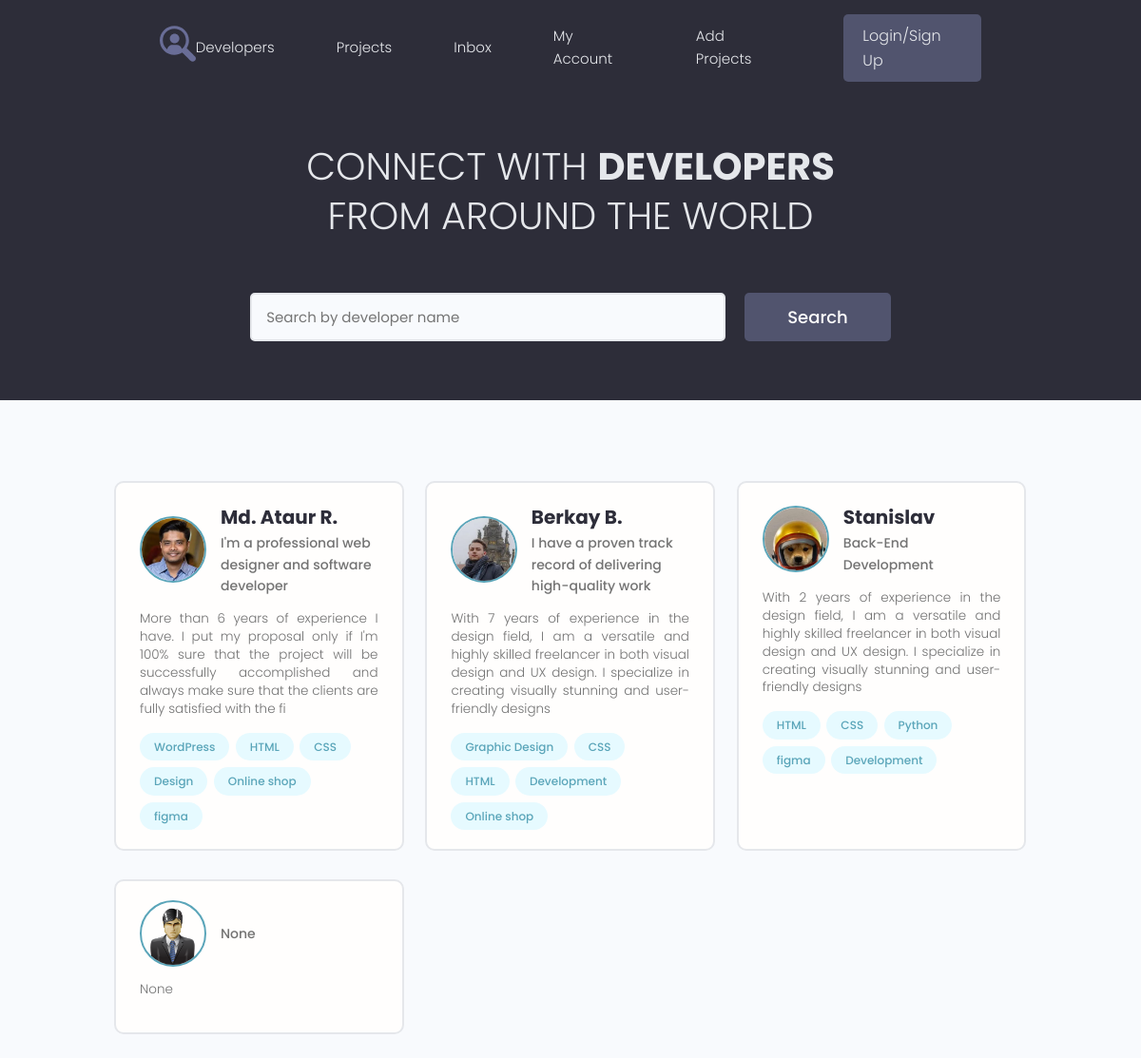
/, run on an earlier commit of the app's database.
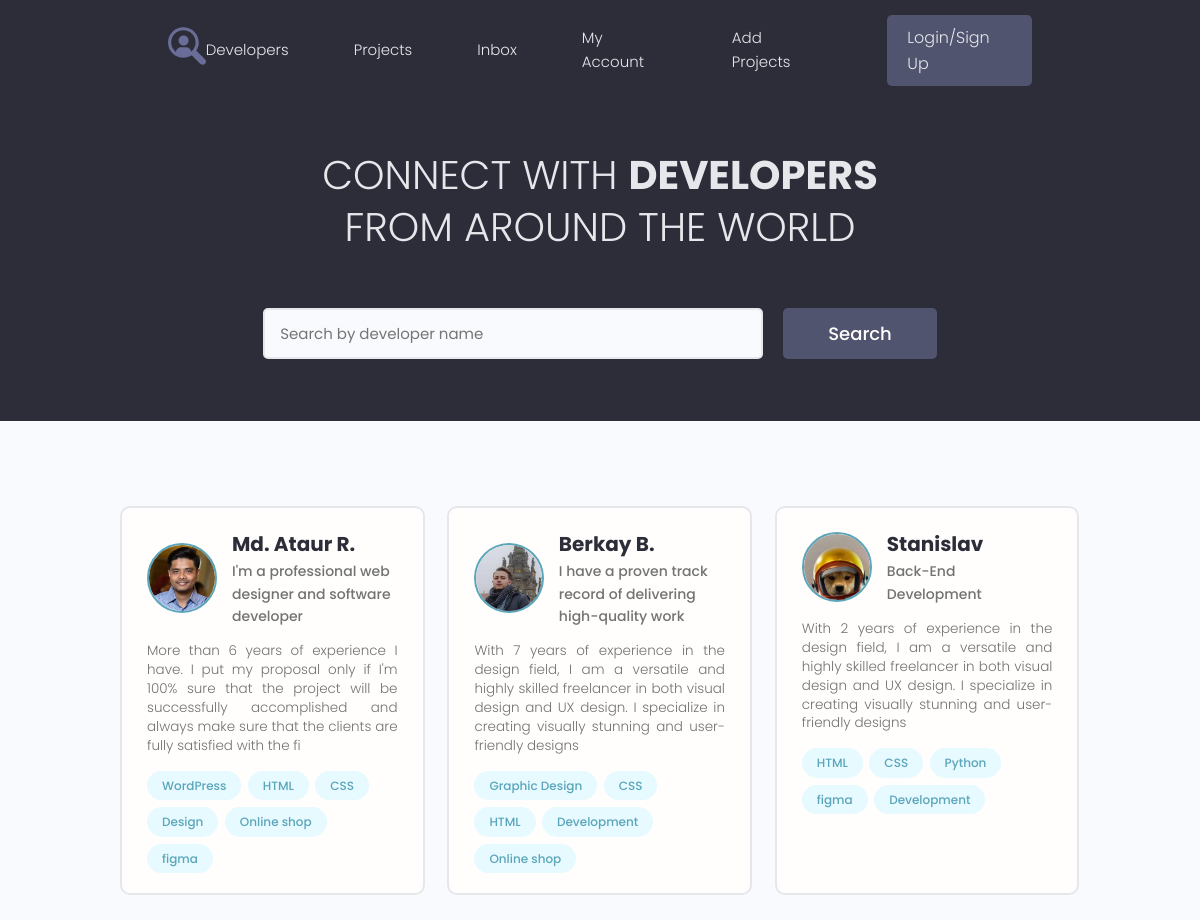
And on a later commit of the database.
### users/models.py (models this page shows, shortened)
class Profile(models.Model):
    user = models.OneToOneField(User, on_delete=models.CASCADE, null=True, blank=True)  # Один профиль пользователя может быть связан с одним зарегистрированным пользователем, у которого могут быть проекты и т.д. Что бы одна регистрационная учётка соответствовала одному профилю пользователя.
    name = models.CharField(max_length=200, blank=True, null=True)
    email = models.EmailField(max_length=500, blank=True, null=True)  # что бы у него проходила валидация от самого django
    username = models.CharField(max_length=200, blank=True, null=True)
    short_info = models.CharField(max_length=200, blank=True, null=True)  # краткое описание
    bio = models.TextField(blank=True, null=True)
    profile_image = models.ImageField(blank=True, null=True, upload_to='profiles/', default='profiles/user-default.png')
    social_github = models.CharField(max_length=200, blank=True, null=True)
    social_youtube = models.CharField(max_length=200, blank=True, null=True)
    social_website = models.CharField(max_length=200, blank=True, null=True)
    created = models.DateTimeField(auto_now_add=True)

class Skill(models.Model):
    owner = models.ForeignKey(Profile, on_delete=models.CASCADE, null=True, blank=True)  # Владелец скилов.
    name = models.CharField(max_length=200, blank=True, null=True)  # имя самого навыка
    description = models.TextField(blank=True, null=True)
    created = models.DateTimeField(auto_now_add=True)
    def __str__(self):
        return f'{self.name}'

### users/views.py (the view)
# urls.py: path('', views.profiles, name='profiles'),
def profiles(request):
    prof = Profile.objects.all()
    context = {'profiles': prof}
    return render(request, 'users/index.html', context)

### users/templates/users/index.html (shortened to what this page needs)
{% extends 'projects/base.html' %}
{% block content %}
  <main class="home">
    <section class="hero-section text-center">
      <div class="container container--narrow">
        <div class="hero-section__box">
          <h2>CONNECT WITH <span>DEVELOPERS</span></h2>
          <h2>FROM AROUND THE WORLD</h2>
        </div>
        <div class="hero-section__search">
          <form class="form" action="#" method="get">
            <div class="form__field">
              <input class="input input--text" id="formInput#search" type="text" name="text"
                placeholder="Search by developer name" />
            </div>
            <input class="btn btn--sub btn--lg" type="submit" value="Search" />
          </form>
        </div>
      </div>
    </section>
    <section class="devlist">
      <div class="container">
        <div class="grid grid--three">
          {% for profile in profiles%}
          <div class="column card">
            <div class="dev">
              <a href="{% url 'user_profile' profile.id %}" class="card__body">
                <div class="dev__profile">
                  <img class="avatar avatar--md" src="{{ profile.profile_image.url }}" alt="image" />
                  <div class="dev__meta">
                    <h3>{{ profile.name }}</h3>
                    <h5>{{ profile.short_info|slice:'60' }}</h5>
                  </div>
                </div>
                <p class="dev__info">
                  {{ profile.bio|slice:'200' }}
                </p>
                <div class="dev__skills">
                  {% for skill in profile.skill_set.all|slice:'6' %}
                  <span class="tag tag--pill tag--main">
                    <small>{{ skill }}</small>
                  </span>
                  {% endfor %}
                </div>
              </a>
            </div>
          </div>
          {% endfor %}
        </div>
      </div>
    </section>
  </main>
{% endblock %}

### projects/templates/projects/base.html (shortened to what this page needs)
{% load static %}
<!Doctype html>
<html lang="en">
<head>
    <link rel="stylesheet" href="https://maxcdn.bootstrapcdn.com/font-awesome/4.5.0/css/font-awesome.min.css">
    <link rel="stylesheet" href="{% static 'uikit/styles/uikit.css' %}"/>
    <link rel="stylesheet" href="{% static 'styles/app.css' %}"/>
</head>
<body>
{% include 'projects/navbar.html' %}
{% block content %}{% endblock %}
</body>
</html>

### projects/templates/projects/navbar.html (shortened to what this page needs)
{% load static %}
<header class="header">
    <div class="container container--narrow">
        <a href="{% url 'profiles' %}" class="header__logo">
            <img src="{% static 'images/logo.svg' %}" alt="DevSearch Logo"/>
        </a>
        <nav class="header__nav">
            <ul class="header__menu">
                <li class="header__menuItem"><a href="{% url 'profiles' %}">Developers</a></li>
                <li class="header__menuItem"><a href="{% url 'projects' %}">Projects</a></li>
                <li class="header__menuItem"><a href="inbox.html">Inbox</a></li>
                <li class="header__menuItem"><a href="account.html">My Account</a></li>
                <li class="header__menuItem"><a href="{% url 'create_project' %}">Add Projects</a></li>
                {% if request.user.is_authenticated %}
                <li class="header__menuItem"><a href="{% url 'logout' %}" class="btn btn--sub">Logout</a></li>
                {% else %}
                <li class="header__menuItem"><a href="{% url 'login' %}" class="btn btn--sub">Login/Sign Up</a></li>
                {% endif %}
            </ul>
        </nav>
    </div>
</header>

### projects/static/styles/app.css (style rules this page uses)
:root { --color-sub: #2d2d39; }
.btn--sub { background-color: var(--color-sub-light); }
.card { border: 2px solid var(--color-light); }
img { width: 100%; }
.header { position: sticky; z-index: 111; background-color: var(--color-sub); padding: 1.5rem 0; }
.header > .container { display: flex; justify-content: space-between; align-items: center; }
.header__logo > img { height: 3.8rem; }
.header__nav > ul { display: inline-flex; align-items: center; list-style: none; gap: 6.5rem; }
.header__menuItem > a { color: var(--color-light); font-weight: 300; }
.hero-section { height: 40vh; display: flex; align-items: center; background-color: var(--color-sub); }
.hero-section__box { margin-bottom: 4rem; }
.hero-section__box > h2, .hero-section__box > h2 > span { font-size: 4rem; color: var(--color-light); line-height: 1.3; text-transform: uppercase; }
.hero-section__box > h2 { font-weight: 300; }
.hero-section__box > h2 > span { font-weight: 700; }
.hero-section__search > .form { display: flex; align-items: center; justify-content: center; gap: 2rem; }
.hero-section__search > .form input.input--text { width: 50rem; }
.devlist { margin-top: 8rem; }
.devlist .grid { align-items: stretch; }
.devlist .dev .dev__profile { display: flex; align-items: center; gap: 1.5rem; }
.devlist .dev .dev__meta h3 { color: var(--color-sub); font-size: 2rem; font-weight: 700; }
.devlist .dev .dev__meta h5 { color: var(--color-text); font-size: 1.4rem; font-weight: 500; }
.devlist .dev .dev__info { margin: 1.5rem 0; font-size: 1.35rem; line-height: 1.4; text-align: justify; }

### projects/static/uikit/styles/modules/_variables.css (style rules this page uses)
:root { --color-main: #5aa5b9; --color-main-light: #e6faff; --color-sub: #3f4156; --color-sub-light: #51546e; --color-sub-lighter: #ededfd; --color-text: #737373; --color-gray: #8b8b8b; --color-light: #e5e7eb; --color-light-gray: #767676; --color-bg: #f8fafd; --color-white: #fffefd; --color-white-light: #f3f3f3; --color-success: #359e64; --color-success-bg: #def8e8; --color-error: #fc4b0b; --color-error-bg: #fff2ee; --font-base: 'Poppins', arial, helvetica, 'Segoe UI', roboto, ubuntu, sans-serif; --font-monospace: 'Fira Code', 'Courier New', courier, monospace; --font-regular: 300; --font-medium: 500; --font-bold: 700; --generic-shadow: 1px 1px 5px #00000010; --generic-transition: all 0.3s ease-in-out; }

### projects/static/uikit/styles/modules/_base.css (style rules this page uses)
* { margin: 0; padding: 0; box-sizing: border-box; text-rendering: optimizeLegibility; color: inherit; font-size: inherit; }
html { font-size: 50%; }
@media only screen and (min-width: 480px) { html { font-size: 56.25%; } }
@media only screen and (min-width: 1200px) { html { font-size: 62.5%; } }
body { line-height: 1.6; font-weight: 400; font-size: 1.5rem; color: var(--color-text); background-color: var(--color-bg); min-height: 100vh; }

### projects/static/uikit/styles/modules/_typography.css (style rules this page uses)
* { font-family: var(--font-base); }
h2 { font-size: 3.6rem; font-weight: var(--font-bold); }
h3 { font-size: 3.2rem; font-weight: var(--font-medium); }
h5 { font-size: 2.4rem; font-weight: var(--font-medium); }
h5, h6 { font-weight: var(--font-regular); }
p, span, strong { font-size: 1.6rem; color: var(--color-text); font-weight: var(--font-regular); }
a { padding-bottom: 2px; text-decoration: none; display: inline-block; color: var(--color-main); font-weight: var(--font-medium); }

### projects/static/uikit/styles/modules/_utilities.css (style rules this page uses)
.container { width: 92%; max-width: 165rem; margin: 0 auto; box-sizing: border-box; }
.container--narrow { width: 92%; max-width: 120rem; }
@media screen and (min-width: 1000px) { .container { width: 90%; } }
@media screen and (min-width: 1000px) { .container--narrow { width: 85%; } }
@media screen and (min-width: 1200px) { .container { width: 80%; } }
@media screen and (min-width: 1200px) { .container--narrow { width: 72%; } }
.text-center { text-align: center; }

### projects/static/uikit/styles/modules/_avatar.css (style rules this page uses)
.avatar { border-radius: 50%; border: 2px solid var(--color-main); object-fit: cover; }
.avatar--md { height: 7rem; width: 7rem; }

### projects/static/uikit/styles/modules/_button.css (style rules this page uses)
.btn { display: inline-block; position: relative; cursor: pointer; background-color: var(--color-light); font-weight: var(--font-medium); color: var(--color-sub); text-decoration: none; padding: 1rem 2rem; border-radius: 0.5rem; border: none; width: -webkit-fit-content; width: -moz-fit-content; width: fit-content; height: -webkit-fit-content; height: -moz-fit-content; height: fit-content; font-size: 1.6rem; outline-width: 0; outline-color: transparent; -webkit-backface-visibility: hidden; backface-visibility: hidden; transition: all 0.3s ease-in-out; }
.btn--sub { background-color: var(--color-sub); color: var(--color-white); }
.btn--lg { font-size: 1.8rem; padding: 1.2rem 4.5rem; }

What changed in the data, as far as the page shows it:
removed Profile: profile_image (placeholder picture), short_info "None", bio "None"
